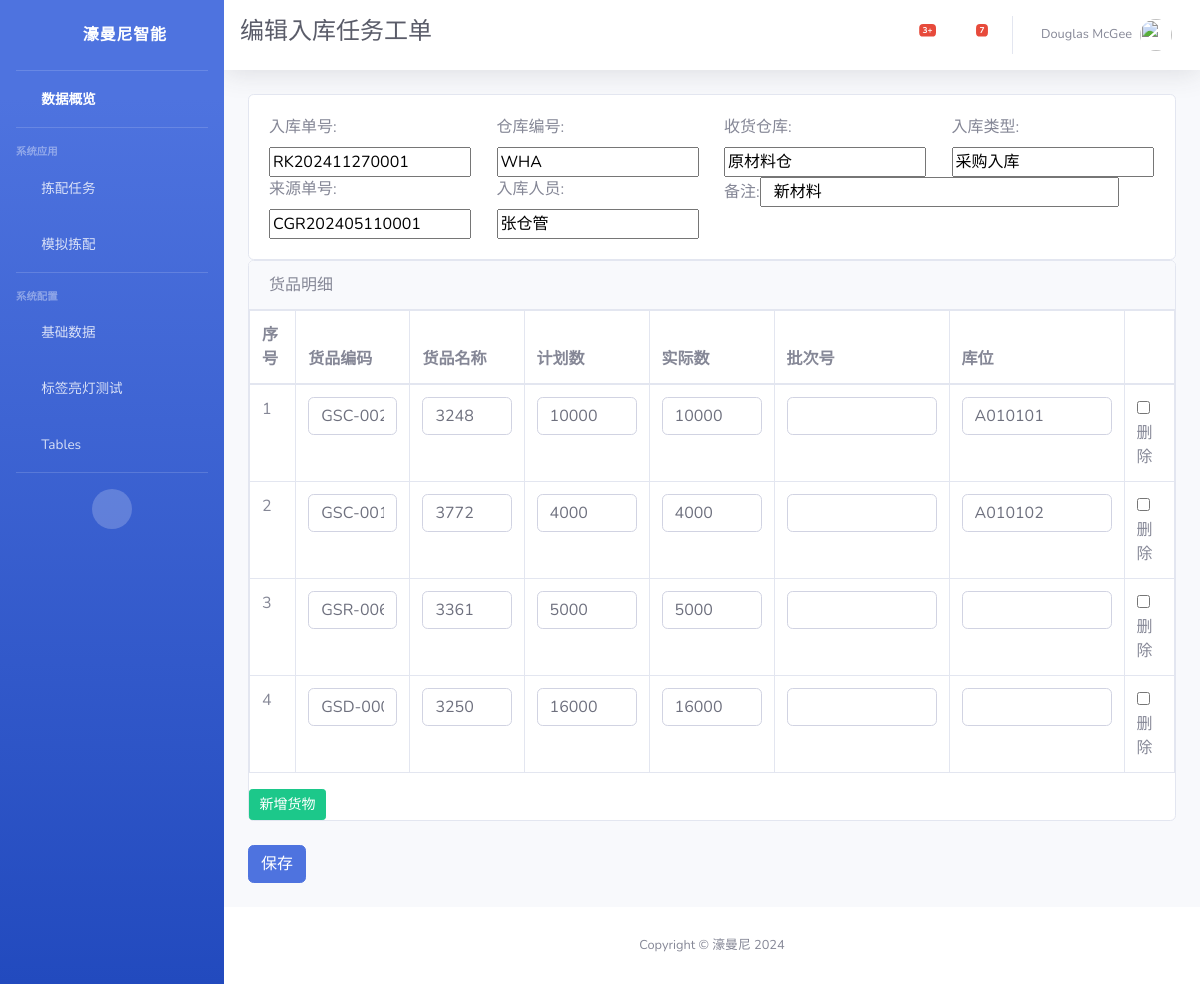
Screenshot of /ptl/stock_in_order/update/8/ with the database file from the repository.
### ptl/models.py (models this page shows, shortened)
class StockInOrder(models.Model):
    number = models.CharField(max_length=32, blank=True, null=True, unique=True, verbose_name='入库单号')
    warehouse_code = models.CharField(max_length=32, blank=True, null=True, verbose_name='仓库编号')
    warehouse_name = models.CharField(max_length=50, blank=True, null=True, verbose_name='收货仓库')
    type = models.CharField(max_length=50, blank=True, null=True, verbose_name='入库类型')
    src_order = models.CharField(max_length=50, blank=True, null=True, verbose_name='来源单号')
    is_complete = models.BooleanField(default=False, verbose_name='完成状态')
    is_void = models.BooleanField(default=False, verbose_name='是否作废')
    remark = models.CharField(max_length=200, blank=True, null=True, verbose_name='备注')
    stock_staff = models.CharField(max_length=50, blank=True, null=True, verbose_name='入库人员')
    create_time = models.DateTimeField(auto_now_add=True, verbose_name='创建时间')
    update_time = models.DateTimeField(auto_now=True, verbose_name='更新时间')
    class Meta:
        verbose_name = '入库任务工单'
        verbose_name_plural = verbose_name

### ptl/views.py (the view, shortened to what this page needs)
# urls.py: path('stock_in_order/update/<int:pk>/', StockInOrderUpdateView.as_view(), name='stock_in_order_update'),
class StockInOrderUpdateView(View):
    def get(self, request, pk):
        stock_in_order = get_object_or_404(StockInOrder, pk=pk)
        order_form = StockInOrderForm(instance=stock_in_order)
        goods_formset = StockInGoodsFormSet(instance=stock_in_order)  # 关联表单集
        return render(request, 'ptl/stock_in_order_form.html', {
            'menu_title': '编辑入库任务工单',
            'order_form': order_form,
            'goods_formset': goods_formset,
        })

### ptl/forms.py
class StockInOrderForm(forms.ModelForm):
    class Meta:
        model = StockInOrder
        fields = '__all__'
        widgets = {
            'remark': forms.TextInput(attrs={'class': 'col-md-10'}),
        }
    def __init__(self, *args, **kwargs):
        super().__init__(*args, **kwargs)
        if not self.instance.pk:  # 如果是新增而非编辑
            self.fields['number'].initial = StockInOrder.get_number()

### ptl/templates/ptl/stock_in_order_form.html (shortened to what this page needs)
{% extends "base.html" %}
{% block page_content %}
    <div class="mb-4">
        <form method="post">
            <div class="card">
                <div class="card-body">
                    <div class="row">
                        <div class="col-md-3">{{ order_form.number.label_tag }}{{ order_form.number }}</div>
                        <div class="col-md-3">{{ order_form.warehouse_code.label_tag }}{{ order_form.warehouse_code }}</div>
                        <div class="col-md-3">{{ order_form.warehouse_name.label_tag }}{{ order_form.warehouse_name }}</div>
                        <div class="col-md-3">{{ order_form.type.label_tag }}{{ order_form.type }}</div>
                        <div class="col-md-3">{{ order_form.src_order.label_tag }}{{ order_form.src_order }}</div>
                        <div class="col-md-3">{{ order_form.stock_staff.label_tag }}{{ order_form.stock_staff }}</div>
                        <div class="col-md-6">{{ order_form.remark.label_tag }}{{ order_form.remark }}</div>
                    </div>
                </div>
            </div>
            <div class="card mb-4">
                <div class="card-header">货品明细</div>
                <div id="goodsFormset">
                    <table class="table table-bordered" id="dataTable">
                        <thead>
                        <tr>
                            <th>序号</th>
                            <th>货品编码</th>
                            <th>货品名称</th>
                            <th>计划数</th>
                            <th>实际数</th>
                            <th>批次号</th>
                            <th>库位</th>
                            <th></th>
                        </tr>
                        </thead>
                        <tbody id="goodsTableBody">
                        {% for form in goods_formset %}
                            <tr>
                                <td>{{ forloop.counter }}</td>
                                <td>{{ form.goods_code }}</td>
                                <td>{{ form.goods_desc }}</td>
                                <td>{{ form.plan_qty }}</td>
                                <td>{{ form.actual_qty }}</td>
                                <td>{{ form.batch }}</td>
                                <td>{{ form.location_code }}</td>
                                <td>{{ form.DELETE }}删除</td>
                            </tr>
                        {% endfor %}
                        </tbody>
                    </table>
                </div>
                <button type="button" id="addGoodsForm" class="btn btn-sm btn-success col-md-1">新增货物</button>
            </div>
            <button type="submit" class="btn btn-primary">保存</button>
        </form>
    </div>
{% endblock %}

### rows the page displays
StockInOrder: number "RK202411270001", warehouse_code "WHA", warehouse_name "原材料仓", type "采购入库", src_order "CGR202405110001", stock_staff "张仓管", remark "新材料"

### other values shown
{{ menu_title | default:'濠曼尼智能亮灯拣配系统' }} "编辑入库任务工单"
{{ order_form.number.label_tag }} "入库单号:"
{{ order_form.warehouse_code.label_tag }} "仓库编号:"
{{ order_form.warehouse_name.label_tag }} "收货仓库:"
{{ order_form.type.label_tag }} "入库类型:"
{{ order_form.src_order.label_tag }} "来源单号:"
{{ order_form.stock_staff.label_tag }} "入库人员:"
{{ order_form.remark.label_tag }} "备注:"
